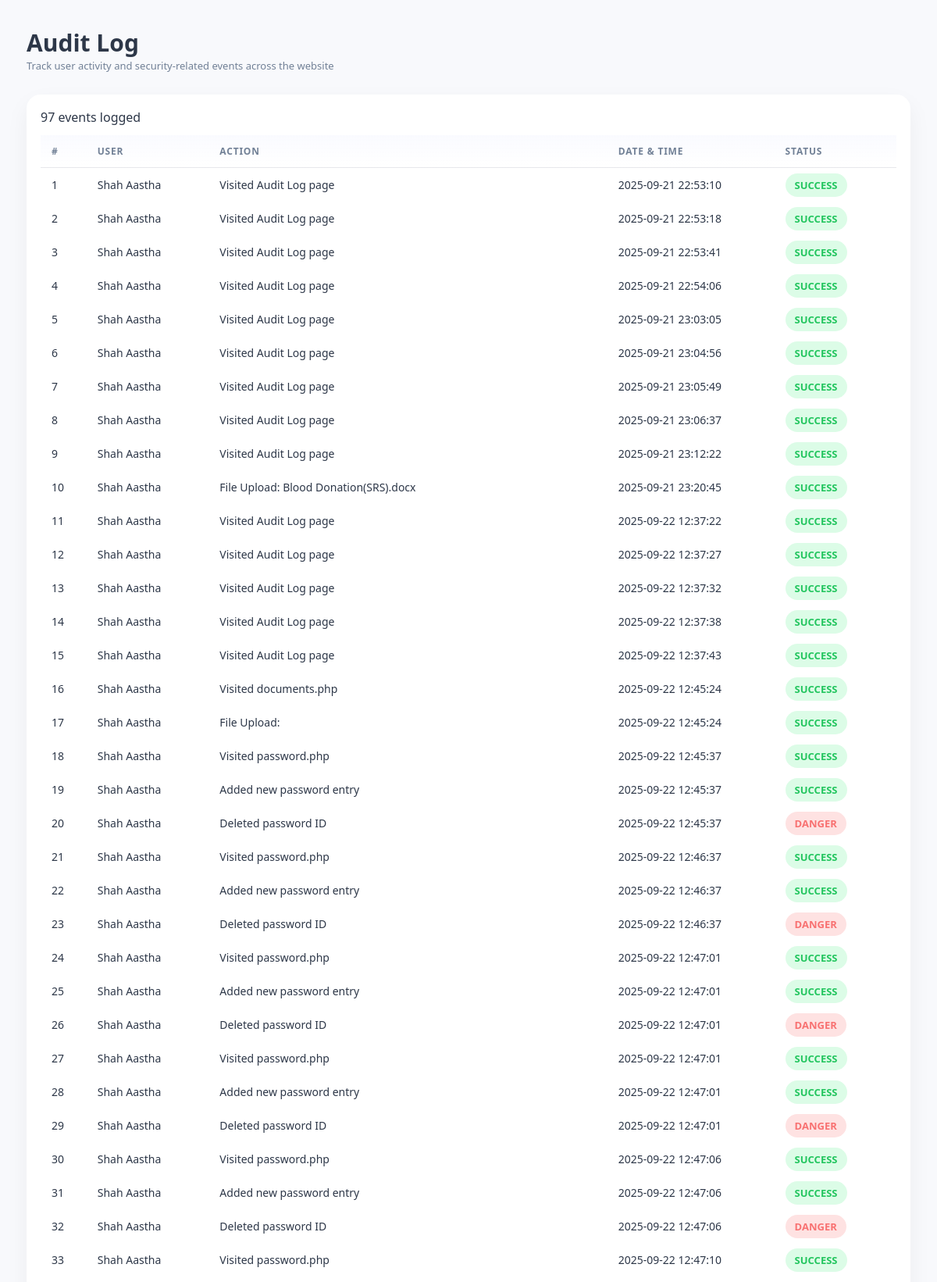
/KeyWallet/DASHBOARD/auditlog.php (signed in, upper part), run on the app's committed database.
### tables this page shows
CREATE TABLE `audit_log` (
  `id` int(11) NOT NULL,
  `user_id` int(11) NOT NULL,
  `user_name` varchar(100) NOT NULL,
  `action` varchar(255) NOT NULL,
  `status` enum('success','warning','danger') DEFAULT 'success',
  `created_at` datetime DEFAULT current_timestamp()
);

### KeyWallet/DASHBOARD/auditlog.php (the view, shortened to what this page needs)
<?php
include 'config.php';
$userId = intval($_SESSION['user_id']);
$logsResult = $conn->prepare("SELECT * FROM audit_log WHERE user_id = ? ORDER BY created_at ASC");
$logsResult->bind_param("i", $userId);
$logsResult->execute();
$result = $logsResult->get_result();
$logs = [];
while ($row = $result->fetch_assoc()) {
    $logs[] = $row;
}
?>
<!DOCTYPE html>
<html lang="en">
<head>
    <link rel="stylesheet" href="https://cdnjs.cloudflare.com/ajax/libs/font-awesome/6.4.0/css/all.min.css">
</head>
<body>
    <main class="main">
        <div class="header">
            <div>
                <h1 class="page-title">Audit Log</h1>
                <div class="muted">Track user activity and security-related events across the website</div>
            </div>
        </div>
        <div class="card">
            <div class="table-top">
                <div class="meta"><span id="metaCount"><?= count($logs) ?></span> events logged</div>
            </div>
            <div style="overflow:auto;">
                <table class="audit-table">
                    <thead>
                        <tr>
                            <th>#</th>
                            <th>User</th>
                            <th>Action</th>
                            <th>Date & Time</th>
                            <th>Status</th>
                        </tr>
                    </thead>
                    <tbody id="auditTbody">
                        <?php foreach ($logs as $log): ?>
                            <tr>
                                <td><?= htmlspecialchars($log['id']) ?></td>
                                <td><?= htmlspecialchars($log['user_name']) ?></td>
                                <td><?= htmlspecialchars($log['action']) ?></td>
                                <td><?= htmlspecialchars($log['created_at']) ?></td>
                                <td><span class="status <?= htmlspecialchars($log['status']) ?>"><?= strtoupper($log['status']) ?></span></td>
                            </tr>
                        <?php endforeach; ?>
                    </tbody>
                </table>
            </div>
        </div>
    </main>
</body>
</html>

### KeyWallet/DASHBOARD/auditlog.php (style rules this page uses)
:root { --content-bg: #f8f9fc; --card-bg: #fff; --text-dark: #2d3748; --text-light: #718096; --danger: #f87171; --success: #22c55e; --warning: #facc15; --transition: all 0.22s cubic-bezier(.175, .885, .32, 1.275); }
* { box-sizing: border-box; margin: 0; padding: 0; font-family: "Segoe UI", system-ui, sans-serif; }
body { min-height: 100vh; background: var(--content-bg); color: var(--text-dark); }
.main { padding: 34px; max-width: 1200px; margin: 0 auto; display: flex; flex-direction: column; gap: 20px; }
.header { display: flex; justify-content: space-between; align-items: center; gap: 20px; margin-bottom: 8px; flex-wrap: wrap; }
.page-title { font-size: 30px; font-weight: 700; color: var(--text-dark); }
.muted { color: var(--text-light); font-size: 13px; }
.card { background: var(--card-bg); border-radius: 18px; padding: 18px; box-shadow: 0 12px 30px rgba(0, 0, 0, 0.05); }
.table-top { display: flex; justify-content: space-between; align-items: center; gap: 12px; margin-bottom: 12px; flex-wrap: wrap; }
table.audit-table { width: 100%; border-collapse: collapse; min-width: 720px; }
table th, table td { padding: 12px 14px; text-align: left; font-size: 14px; vertical-align: middle; }
table th { text-transform: uppercase; font-size: 12px; color: var(--text-light); letter-spacing: 0.8px; font-weight: 600; background: linear-gradient(180deg, rgba(93, 120, 255, 0.03), transparent); border-bottom: 1px solid rgba(0, 0, 0, 0.04); }
tbody tr { transition: var(--transition); border-radius: 8px; }
.status { padding: 6px 12px; border-radius: 999px; font-size: 13px; font-weight: 600; }
.success { background: #dcfce7; color: var(--success); }
.danger { background: #fee2e2; color: var(--danger); }

### data on the page
audit_log: id "1", user_name "Shah Aastha", action "Visited Audit Log page", created_at "2025-09-21 22:53:10", status "SUCCESS"
audit_log: id "2", user_name "Shah Aastha", action "Visited Audit Log page", created_at "2025-09-21 22:53:18", status "SUCCESS"
audit_log: id "3", user_name "Shah Aastha", action "Visited Audit Log page", created_at "2025-09-21 22:53:41", status "SUCCESS"
audit_log: id "4", user_name "Shah Aastha", action "Visited Audit Log page", created_at "2025-09-21 22:54:06", status "SUCCESS"
audit_log: id "5", user_name "Shah Aastha", action "Visited Audit Log page", created_at "2025-09-21 23:03:05", status "SUCCESS"
audit_log: id "6", user_name "Shah Aastha", action "Visited Audit Log page", created_at "2025-09-21 23:04:56", status "SUCCESS"
audit_log: id "7", user_name "Shah Aastha", action "Visited Audit Log page", created_at "2025-09-21 23:05:49", status "SUCCESS"
audit_log: id "8", user_name "Shah Aastha", action "Visited Audit Log page", created_at "2025-09-21 23:06:37", status "SUCCESS"
audit_log: id "9", user_name "Shah Aastha", action "Visited Audit Log page", created_at "2025-09-21 23:12:22", status "SUCCESS"
audit_log: id "10", user_name "Shah Aastha", action "File Upload: Blood Donation(SRS).docx", created_at "2025-09-21 23:20:45", status "SUCCESS"
audit_log: id "11", user_name "Shah Aastha", action "Visited Audit Log page", created_at "2025-09-22 12:37:22", status "SUCCESS"
audit_log: id "12", user_name "Shah Aastha", action "Visited Audit Log page", created_at "2025-09-22 12:37:27", status "SUCCESS"
audit_log: id "13", user_name "Shah Aastha", action "Visited Audit Log page", created_at "2025-09-22 12:37:32", status "SUCCESS"
audit_log: id "14", user_name "Shah Aastha", action "Visited Audit Log page", created_at "2025-09-22 12:37:38", status "SUCCESS"
audit_log: id "15", user_name "Shah Aastha", action "Visited Audit Log page", created_at "2025-09-22 12:37:43", status "SUCCESS"
audit_log: id "16", user_name "Shah Aastha", action "Visited documents.php", created_at "2025-09-22 12:45:24", status "SUCCESS"
audit_log: id "17", user_name "Shah Aastha", action "File Upload:", created_at "2025-09-22 12:45:24", status "SUCCESS"
audit_log: id "18", user_name "Shah Aastha", action "Visited password.php", created_at "2025-09-22 12:45:37", status "SUCCESS"
audit_log: id "19", user_name "Shah Aastha", action "Added new password entry", created_at "2025-09-22 12:45:37", status "SUCCESS"
audit_log: id "20", user_name "Shah Aastha", action "Deleted password ID", created_at "2025-09-22 12:45:37", status "DANGER"
audit_log: id "21", user_name "Shah Aastha", action "Visited password.php", created_at "2025-09-22 12:46:37", status "SUCCESS"
audit_log: id "22", user_name "Shah Aastha", action "Added new password entry", created_at "2025-09-22 12:46:37", status "SUCCESS"
audit_log: id "23", user_name "Shah Aastha", action "Deleted password ID", created_at "2025-09-22 12:46:37", status "DANGER"
audit_log: id "24", user_name "Shah Aastha", action "Visited password.php", created_at "2025-09-22 12:47:01", status "SUCCESS"
audit_log: id "25", user_name "Shah Aastha", action "Added new password entry", created_at "2025-09-22 12:47:01", status "SUCCESS"
audit_log: id "26", user_name "Shah Aastha", action "Deleted password ID", created_at "2025-09-22 12:47:01", status "DANGER"
audit_log: id "27", user_name "Shah Aastha", action "Visited password.php", created_at "2025-09-22 12:47:01", status "SUCCESS"
audit_log: id "28", user_name "Shah Aastha", action "Added new password entry", created_at "2025-09-22 12:47:01", status "SUCCESS"
audit_log: id "29", user_name "Shah Aastha", action "Deleted password ID", created_at "2025-09-22 12:47:01", status "DANGER"
audit_log: id "30", user_name "Shah Aastha", action "Visited password.php", created_at "2025-09-22 12:47:06", status "SUCCESS"
audit_log: id "31", user_name "Shah Aastha", action "Added new password entry", created_at "2025-09-22 12:47:06", status "SUCCESS"
audit_log: id "32", user_name "Shah Aastha", action "Deleted password ID", created_at "2025-09-22 12:47:06", status "DANGER"
audit_log: id "33", user_name "Shah Aastha", action "Visited password.php", created_at "2025-09-22 12:47:10", status "SUCCESS"

### other printed values
count($logs) "97"
